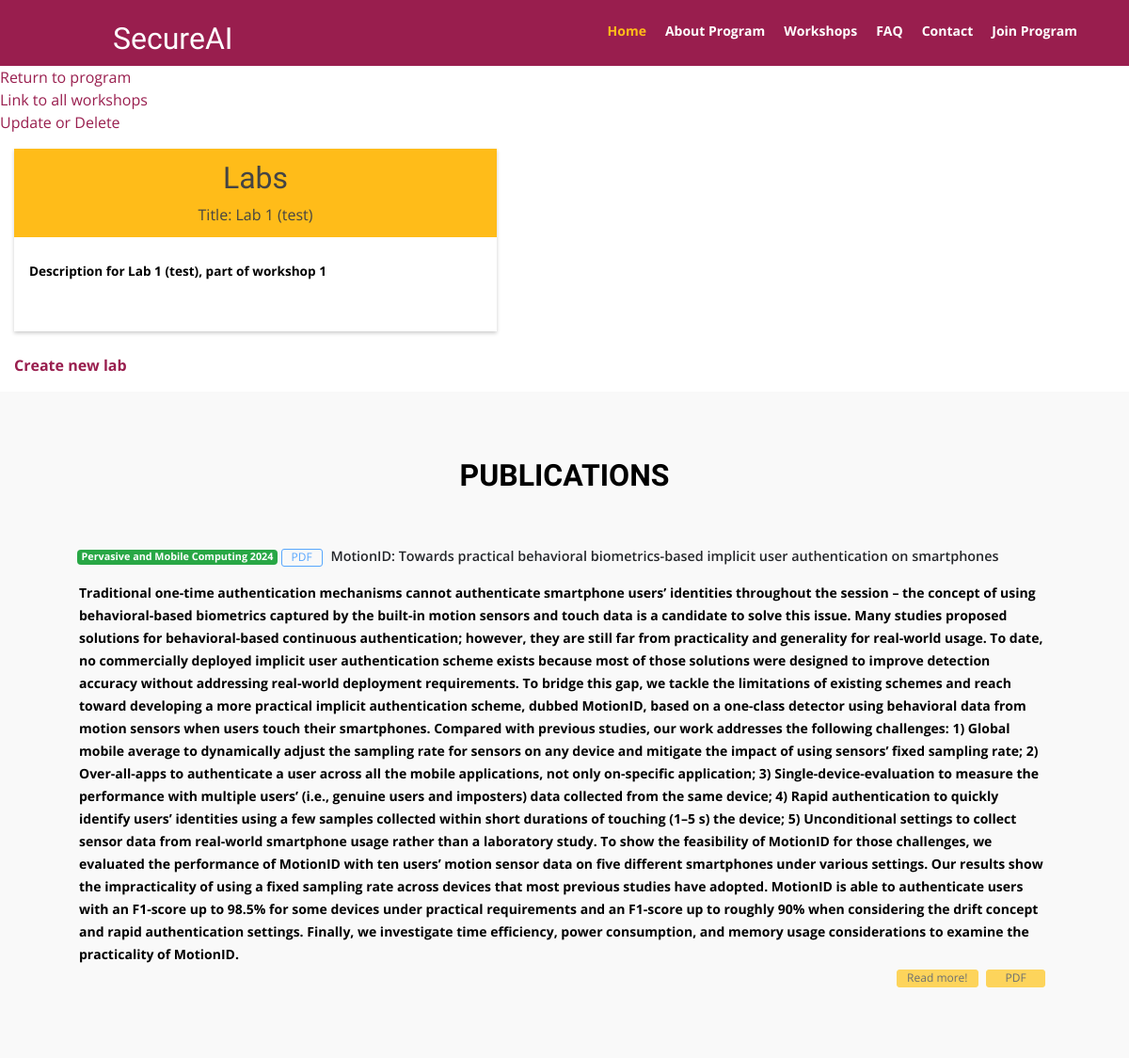
Page /lab/1 on the committed database.
### website/models.py (models this page shows, shortened)
class Lab(models.Model):
    title = models.CharField(max_length=255, null=True, blank=True)
    description = models.TextField(null=True, blank=True)
    this_module = models.ForeignKey(Module, on_delete=models.CASCADE, null=True, blank=True)
    order = models.IntegerField(null=True, blank=True)
    instructions = models.TextField(null=True, blank=True)
    materials = models.TextField(null=True, blank=True)
    due_date = models.DateField(null=True, blank=True)
    is_completed = models.BooleanField(null=True, blank=True)
    files = models.FileField(null=True, blank=True)
    this_workshop = models.ForeignKey("Workshop", on_delete=models.CASCADE, null=True, blank=True)
    this_instructors = models.ManyToManyField("Instructor", null=True, blank=True)
    this_assignment = models.ManyToManyField("Assignment", null=True, blank=True)

### website/views.py (the view)
# urls.py: path('lab/<int:order>', views.lab_detail_view, name='lab_detail_view'),
def lab_detail_view(request, order):
    lab = Lab.objects.get(order = order)
    context = {
        'lab': lab
    }
    return render(request, "labdetail.html", context)

### website/templatetags/css_tags.py (called while the page is built)
@register.simple_tag
def include_css_files(*files):
    css_links = ''
    for file in files:
        static_file_path = os.path.join('staticfiles', file)
        css_links += f'<link rel="stylesheet" href="{static(static_file_path)}">'
    return css_links

### website/templates/labdetail.html (shortened to what this page needs)
{% load static %}
{% load css_tags %}
<!DOCTYPE html>
<html lang="en">
<head>
</head>
    {% include 'csstemplate.html' %}
<body>
        <link href="/static/assets/vendor/bootstrap/css/bootstrap.min.css" rel="stylesheet">
        <link href="/static/assets/vendor/icofont/icofont.min.css" rel="stylesheet">
        <link href="/static/assets/vendor/boxicons/css/boxicons.min.css" rel="stylesheet">
        <link href="/static/assets/vendor/animate.css/animate.min.css" rel="stylesheet">
        <link href="/static/assets/vendor/venobox/venobox.css" rel="stylesheet">
        <link href="/static/assets/vendor/aos/aos.css" rel="stylesheet">
        <link href="/static/assets/css/style.css" rel="stylesheet">
<body>
  <header id="header">
    <h4 style="position: absolute; color:white; top:2%; font-size: 2em; left: 10% ">SecureAI</h4>
    <div class="container">
        <nav class="nav-menu float-right d-none d-lg-block">
            <ul>
                <li class="active">
                    <a href="#header">Home</a>
                </li>
                <li>
                    <a href="#about">About Program</a>
                </li>
                <li>
                    <a href="#workshops">Workshops</a>
                </li>
                <li>
                    <a href="#FAQ">FAQ</a>
                </li>
                <li>
                    <a href="#contact">Contact</a>
                </li>
                <li>
                    <a href="https://forms.office.com/r/DFYHU5EgTM" target="_blank">Join Program</a>
                </li>
            </ul>
        </nav>
    </div>
</header>
    <a href="http://127.0.0.1:8000/program/{{module.this_program.id}}">Return to program</a> </br>
    <a href="http://127.0.0.1:8000/workshop">Link to all workshops</a> </br>
      <a href="http://127.0.0.1:8000/lab/{{lab.order}}/update_delete">Update or Delete</a>
    <div class="col-lg-6 aos-init aos-animate" data-aos="fade-up">
        <div class="portfolio_card"style="width:90%">
            <div class="card-title">
              <h2>Labs</h2>
              Title: {{ lab.title }}<br/>
            </div>
            <div class="card-body">
                <p>
                    <b style="color: #000000; font-weight: bold;">{{ lab.description }}
                    <br>
                    <br>
                </p>
            </div>
        </div>
        <p><a href="http://127.0.0.1:8000/lab/create">Create new lab</a></p>
    </div>
    <section id="publications" class="services section-bg">
      <div class="container" data-aos="fade-up" data-aos-delay="100">
        <div class="section-title">
          <h3 class="into-sub-title">Publications</h3>
        </div>
        <div class="container">
          <div class="accordion-1">
            <div class="row">
              <div class="col-lg-12">
                <div id="publications-list">
                  <div class="card">
                    <div class="card_header" id="heading_36">
                      <button class="btn btn-link text-left" data-target="#collapse_36" aria-expanded="false" aria-controls="collapse_36">
                        <span class="badge badge-success">Pervasive and Mobile Computing 2024</span>
                        <a type="button" class="btn btn-outline-primary btn-xs disabled" target="_blank" href="">PDF</a>
                         MotionID: Towards practical behavioral biometrics-based implicit user authentication on smartphones
                      </button>
                    </div>
                    <div id="collapse_36" aria-labelledby="heading_36" data-parent="#publications">
                      <div class="card-body description">
                        Traditional one-time authentication mechanisms cannot authenticate smartphone users’ identities throughout the session – the concept of using behavioral-based biometrics
                        captured by the built-in motion sensors and touch data is a candidate to solve this issue. Many studies proposed solutions for behavioral-based continuous authentication;
                        however, they are still far from practicality and generality for real-world usage. To date, no commercially deployed implicit user authentication scheme exists because most of
                        those solutions were designed to improve detection accuracy without addressing real-world deployment requirements. To bridge this gap, we tackle the limitations of existing
                        schemes and reach toward developing a more practical implicit authentication scheme, dubbed MotionID, based on a one-class detector using behavioral data from motion sensors
                        when users touch their smartphones. Compared with previous studies, our work addresses the following challenges: 1) Global mobile average to dynamically adjust the sampling rate
                        for sensors on any device and mitigate the impact of using sensors’ fixed sampling rate; 2) Over-all-apps to authenticate a user across all the mobile applications,
                        not only on-specific application; 3) Single-device-evaluation to measure the performance with multiple users’ (i.e., genuine users and imposters) data collected from the
                        same device; 4) Rapid authentication to quickly identify users’ identities using a few samples collected within short durations of touching (1–5 s) the device;
                        5) Unconditional settings to collect sensor data from real-world smartphone usage rather than a laboratory study. To show the feasibility of MotionID for those challenges,
                        we evaluated the performance of MotionID with ten users’ motion sensor data on five different smartphones under various settings.
                        Our results show the impracticality of using a fixed sampling rate across devices that most previous studies have adopted. MotionID is able to authenticate users with an
                        F1-score up to 98.5% for some devices under practical requirements and an F1-score up to roughly 90% when considering the drift concept and rapid authentication settings.
                        Finally, we investigate time efficiency, power consumption, and memory usage considerations to examine the practicality of MotionID.
                        <div align="right">
                          <a type="button" class="btn btn-warning btn-xs disabled" target="_blank" href="#">Read more!</a>
                          <a type="button" class="btn btn-warning btn-xs disabled" target="_blank" href="#">&nbsp;&nbsp; PDF &nbsp;&nbsp;</a>
                        </div>
                      </div>
                    </div>
                  </div>
</body>
</html>

### website/static/assets/css/style.css (style rules this page uses)
body { font-family: "Open Sans", sans-serif; color: #444; }
a { color: #991E4E; }
h1, h2, h3, h4, h5, h6, .font-primary { font-family: "Raleway", sans-serif; }
#header { height: 70px; transition: all 0.5s; transition: all 0.5s; padding: 10px 0; background: #991E4E; z-index: 997; }
.nav-menu, .nav-menu * { margin: 0; padding: 0; list-style: none; }
.nav-menu > ul > li { position: relative; white-space: nowrap; float: left; }
.nav-menu a { display: block; position: relative; color: #fff; padding: 12px 10px; transition: 0.3s; font-size: 14px; font-weight: 700; font-family: "Open Sans", sans-serif; }
.nav-menu a:hover, .nav-menu .active > a, .nav-menu li:hover > a { color: #ffbc19; text-decoration: none; }
.mobile-nav { position: fixed; top: 0; bottom: 0; z-index: 9999; overflow-y: auto; left: -260px; width: 260px; padding-top: 18px; background: #991E4E; transition: 0.4s; }
.mobile-nav * { margin: 0; padding: 0; list-style: none; }
.mobile-nav a { display: block; position: relative; color: #e3f0fc; padding: 10px 20px; font-weight: 500; }
.mobile-nav a:hover, .mobile-nav .active > a, .mobile-nav li:hover > a { color: #ffbc19; text-decoration: none; }
section { padding: 60px 0; }
.section-bg { background-color: #f9f9f9; }
.section-title { text-align: center; padding-bottom: 30px; }
.services { padding-bottom: 30px; }
.services .description { line-height: 24px; font-size: 14px; }
.portfolio_card { margin-bottom: 1.5rem; overflow: hidden; text-overflow: ellipsis; background: #fff; box-shadow: 0 2px 4px 0 rgba(0,0,0,0.2); transition: all 0.2s ease-out; }
.portfolio_card .card-body { padding: 0.75rem 1rem 0.75rem; }
.portfolio_card .card-body p { color: #999999; font-size: 0.85rem; line-height: 24px; }
.portfolio_card .card-title { padding: 0.75rem 1rem 0.75rem; text-align:center; background-color: #ffbc19; }
.accordion-1 { padding-top: 0.75rem; padding-bottom: 1.75rem; }
.accordion-1 .card { margin-bottom: 0.5rem; border: none; background:none; }
.accordion-1 .card button { padding: 0; color: #24262a; font-weight: 600; font-size: 0.9rem; line-height: 1.75rem; text-decoration: none; }
.accordion-1 .card button:before { float: left; margin-right: 0.625rem; font-family: IcoFont; font-weight: 600; content: "\ea99"; transition: all 0.2s; }
.accordion-1 .card-body { padding: 0.75rem 1.5rem 0.5rem 1.5rem; }
.btn-group-xs>.btn,.btn-xs { padding:1px 10px; font-size:12px; line-height:1.2; border-radius:3px; margin-right: 5px; }
.btn-xs { text-decoration: none !important; }
.into-sub-title { font-weight: 900; text-transform: uppercase; font-size: 32px; line-height: normal; margin: 10px 0; }

### rows in the picture
Lab: title "Lab 1 (test)", description "Description for Lab 1 (test), part of workshop 1"
